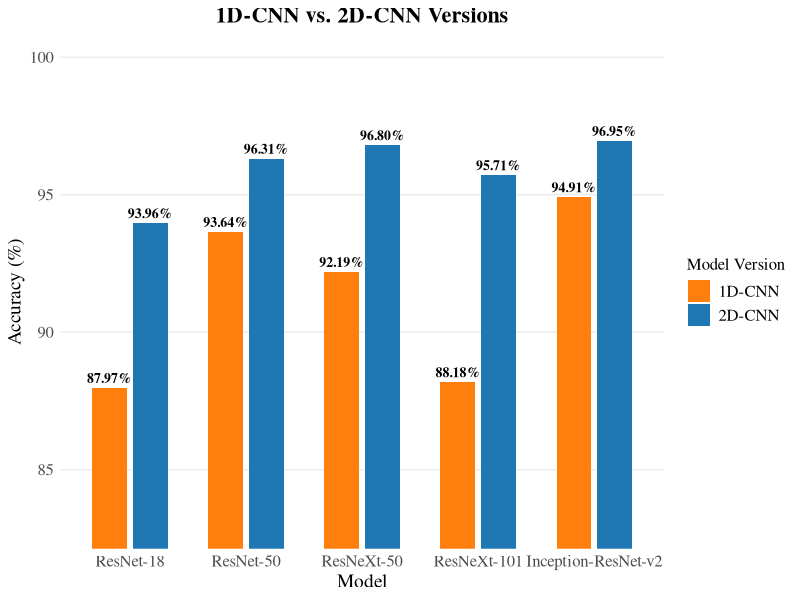
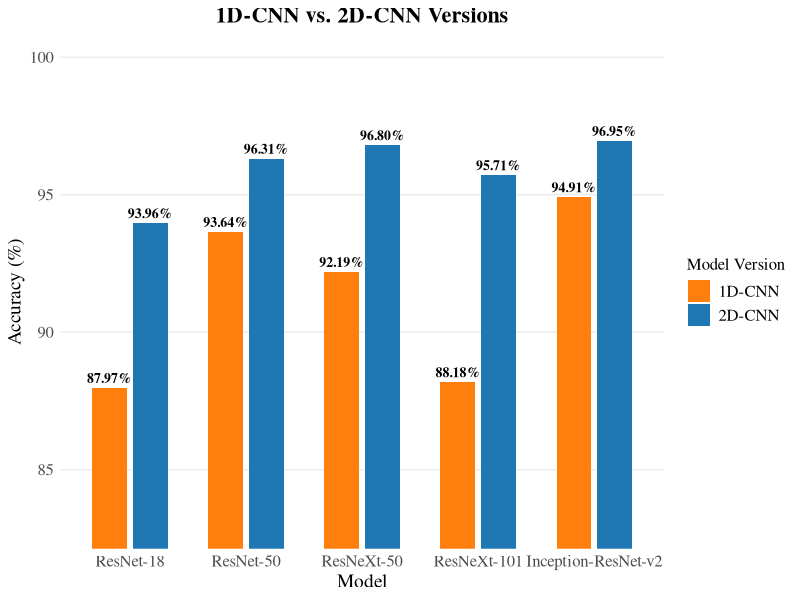

Reproduce these figures in R, in order.
library(ggplot2)
library(tidyverse)

plot_comparison_manual <- function() {
  
  models <- c('ResNet-18', 'ResNet-50', 'ResNeXt-50', 'ResNeXt-101', 'Inception-ResNet-v2')
  
  acc_2d <- c(0.93960084, 0.963060224, 0.967962185, 0.957107843, 0.969537815)
  acc_1d <- c(0.879726891, 0.93644958, 0.921918768, 0.881827731, 0.949054622)
  
  df <- data.frame(
    Model = models,
    `2D-CNN` = acc_2d * 100,
    `1D-CNN` = acc_1d * 100,
    check.names = FALSE
  )
  
  df_melted <- df %>%
    pivot_longer(cols = c(`2D-CNN`, `1D-CNN`),
                 names_to = "Version",
                 values_to = "Accuracy")
  
  df_melted$Model <- factor(df_melted$Model, levels = models)
  
  y_lower <- min(df_melted$Accuracy) - 5
  y_upper <- max(df_melted$Accuracy) + 3
  
  p <- ggplot(df_melted, aes(x = Model, y = Accuracy, fill = Version)) +
    geom_col(position = position_dodge(width = 0.7), width = 0.6) +
    geom_text(aes(label = sprintf("%.2f%%", Accuracy)),
              position = position_dodge(width = 0.7),
              vjust = -0.5,
              size = 3.5, fontface = "bold", family = "serif") +
    scale_fill_manual(values = c("2D-CNN" = "#1f77b4", "1D-CNN" = "#ff7f0e")) +
    coord_cartesian(ylim = c(y_lower, y_upper)) +
    labs(
      title = '1D-CNN vs. 2D-CNN Versions',
      y = 'Accuracy (%)',
      fill = 'Model Version'
    ) +
    theme_minimal() +
    theme(
      text = element_text(family = "serif"),
      plot.title = element_text(size = 16, face = "bold", hjust = 0.5),
      axis.title = element_text(size = 14),
      axis.text = element_text(size = 12),
      legend.text = element_text(size = 12),
      legend.title = element_text(size = 12),
      panel.grid.major.x = element_blank(),
      panel.grid.minor.y = element_blank()
    )
  
  print(p)
  ggsave("Figure_1D_vs_2D_Comparison_R.png", plot = p, width = 12, height = 7, dpi = 300)
}

plot_comparison_manual()
